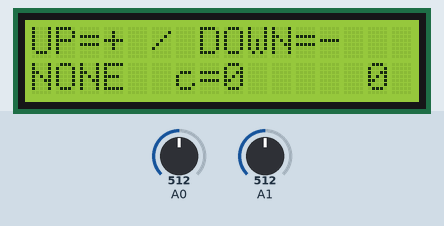
Recording of a sketch running on a simulated Arduino Uno, built with avr-gcc and run on an emulated ATmega328P. On the bench: 16×2 character LCD. The test bench sets the inputs (shaded band); at power-on: A0 = 512, A1 = 512.

Above: at 1.2 s.
1.3 s: A0 set to 458
3.6 s: A0 set to 433
At 4.42 s:
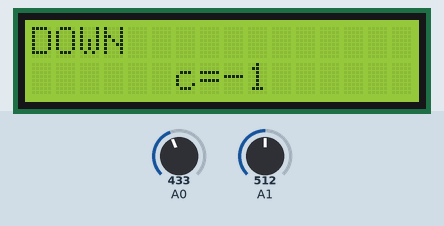
6.1 s: A0 set to 460
At 7.8 s:
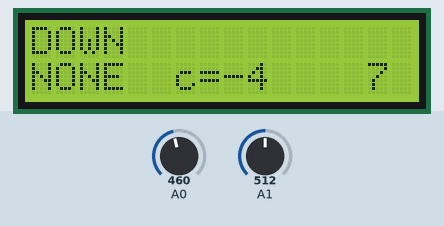
9.1 s: A0 set to 240
At 9.96 s:
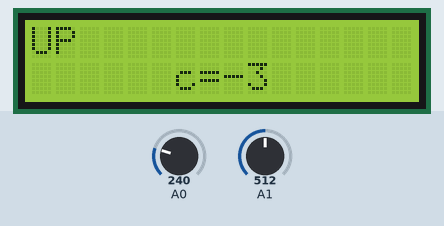
11.9 s: A0 set to 262
At 12.43 s:
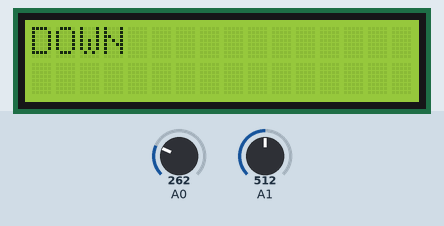
14.7 s: A0 set to 122
At 15.26 s:
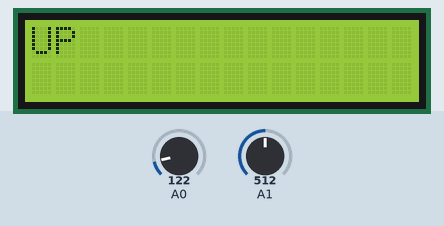
Timing chart, 0 to 17.7 s (numbered marks = the images above; inputs shaded):
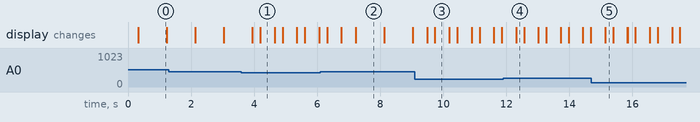

The sketch:

lcd_object_counter_1.ino
```cpp
//Sample using LiquidCrystal library
#include <LiquidCrystal.h>

/*******************************************************

This program will test the LCD panel and the buttons
Mark Bramwell, July 2010

********************************************************/

// select the pins used on the LCD panel
LiquidCrystal lcd(8, 9, 4, 5, 6, 7);

// define some values used by the panel and buttons
int lcd_key     = 0;
int adc_key_in  = 0;
#define btnUP     1
#define btnDOWN   2
#define btnNONE   5

// read the buttons
int read_LCD_buttons()
{
 adc_key_in = analogRead(0);      // read the value from the sensor
 // my buttons when read are centered at these valies: 0, 144, 329, 504, 741
 // we add approx 50 to those values and check to see if we are close
 if (adc_key_in > 1000) return btnNONE; // We make this the 1st option for speed reasons since it will be the most likely result
 // For V1.1 us this threshold
 if (adc_key_in < 250)  return btnUP;
 if (adc_key_in < 450)  return btnDOWN;
;

 // For V1.0 comment the other threshold and use the one below:
/*
 if (adc_key_in < 50)   return btnRIGHT;
 if (adc_key_in < 195)  return btnUP;
 if (adc_key_in < 380)  return btnDOWN;
 if (adc_key_in < 555)  return btnLEFT;
 if (adc_key_in < 790)  return btnSELECT;
*/


 return btnNONE;  // when all others fail, return this...
}
int c=0;

void setup()
{
 lcd.begin(16, 2);              // start the library
 lcd.setCursor(6,1);
 lcd.print("c="); // print a simple message
 lcd.setCursor(0,2);
 lcd.print(c);
 lcd.setCursor(0,0);
 lcd.print("UP=+ / DOWN=-");
}

void loop()
{
 int temp=analogRead(A1);
 int temp1=(temp*4.88)/10;
 delay(250);
 lcd.setCursor(0,1);
 lcd.print(temp1);
 lcd.setCursor(14,1);            // move cursor to second line "1" and 9 spaces over
 lcd.print(millis()/1000);      // display seconds elapsed since power-up


 lcd.setCursor(0,1);            // move to the begining of the second line
 lcd_key = read_LCD_buttons();  // read the buttons

 switch (lcd_key)               // depending on which button was pushed, we perform an action
 {

   case btnUP:
     {
     lcd.clear();
     delay(1);
     lcd.print("UP    ");
     c++;
     delay(250);
     break;
     }
   case btnDOWN:
     {
     lcd.clear();
     delay(1);
     lcd.print("DOWN  ");
     c--;
     delay(250);
     break;
     }
     case btnNONE:
     {
     lcd.print("NONE  ");
     break;
     }
 }
lcd.setCursor(6,1);
lcd.print("c=");
lcd.setCursor(8,1);
lcd.print(c);
delay(200);

}
```

Measured:
- the behaviour switches between 450 and 449 on A0 (found by bisection; images 0 and 1)
- the behaviour switches between 249 and 250 on A0 (found by bisection; images 3 and 4)
- after the input at 3.6 s, the display: first changes after 0.34 s (image 1 shows a later state)
- after the input at 6.1 s, the display: first differs from a run without the input after 0.67 s (image 2 shows a later state)
- after the input at 9.1 s, the display: first changes after 0.39 s (image 3 shows a later state)
- after the input at 11.9 s, the display: first differs from a run without the input after 0.41 s (image 4)
- after the input at 14.7 s, the display: first differs from a run without the input after 0.44 s (image 5)
